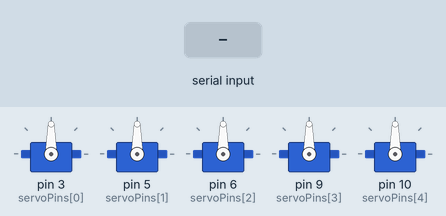
Simulated run of this sketch. Board: Arduino Uno, built with avr-gcc and run on an emulated ATmega328P. Shown: 5 × servo. Inputs (shaded band) come from the test bench.

Above: at 1.2 s.
1.3 s: "90,45,200\n" received over Serial
At 1.7 s:
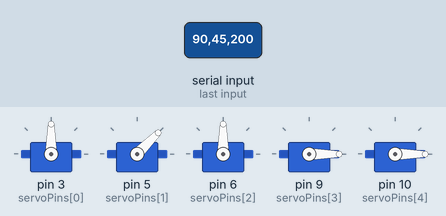
2.8 s: "30,150,10\n" received over Serial
At 4.0 s:
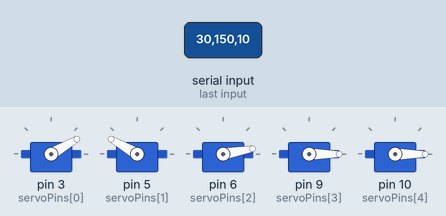
4.3 s: "90,45\n" received over Serial
At 5.1 s:
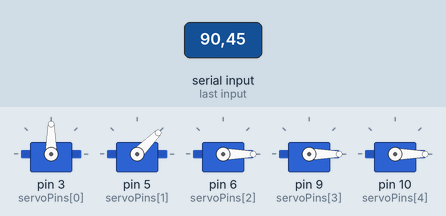
5.8 s: "5\n" received over Serial
At 6.1 s:
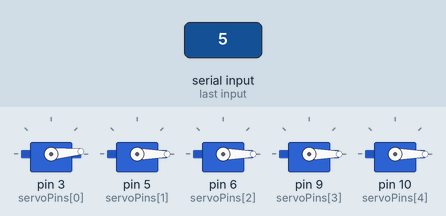
7.3 s: "90\n" received over Serial
At 8.5 s:
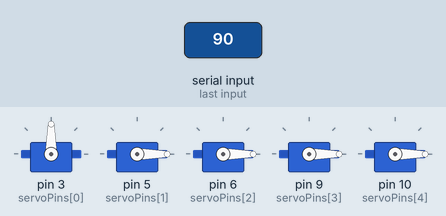
8.8 s: "1,90\n" received over Serial
At 9.7 s:
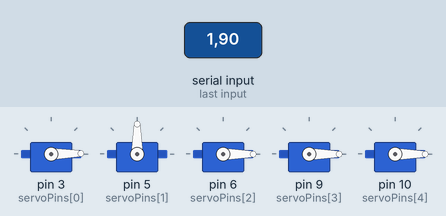
Timing chart, 0 to 11.3 s (numbered marks = the images above; inputs shaded):
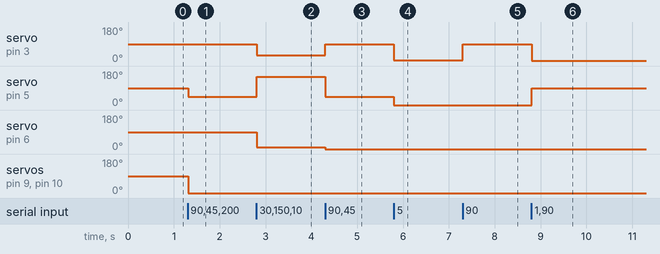

Measured:
- after the input at 1.3 s, servo on pin 5 (servoPins[1]): 90° → 45° at once; servo on pin 9 (servoPins[3]), servo on pin 10 (servoPins[4]): 90° → 0° at once
- after the input at 2.8 s, servo on pin 3 (servoPins[0]): 90° → 30° at once; servo on pin 5 (servoPins[1]): 45° → 150° at once; servo on pin 6 (servoPins[2]): 90° → 10° at once
- after the input at 4.3 s, servo on pin 3 (servoPins[0]): 30° → 90° at once; servo on pin 5 (servoPins[1]): 150° → 45° at once; servo on pin 6 (servoPins[2]): 10° → 0° at once
- after the input at 5.8 s, servo on pin 3 (servoPins[0]): 90° → 5° at once; servo on pin 5 (servoPins[1]): 45° → 0° at once
- after the input at 7.3 s, servo on pin 3 (servoPins[0]): 5° → 90° at once
- after the input at 8.8 s, servo on pin 3 (servoPins[0]): 90° → 1° at once; servo on pin 5 (servoPins[1]): 0° → 90° at once

The sketch:

linearmimic_cv_robotic_hand.ino
```cpp
#include <Servo.h>

// Create Servo objects for 5 servos
Servo servos[5];
const int servoPins[5] = {3, 5, 6, 9, 10}; // Pins connected to servos

void setup() {
  for (int i = 0; i < 5; i++) {
    servos[i].attach(servoPins[i]);  // Attach each servo to its pin
  }
  Serial.begin(9600);  // Start serial communication
}

void loop() {
  if (Serial.available() > 0) {
    String data = Serial.readStringUntil('\n');  // Read incoming data
    int angles[5] = {0};  // Initialize array to store servo angles
    int index = 0;

    // Parse the comma-separated angles
    char *token = strtok(data.c_str(), ",");
    while (token != NULL && index < 5) {
      angles[index++] = atoi(token);  // Convert token to integer
      token = strtok(NULL, ",");
    }

    // Move servos to the received angles
    for (int i = 0; i < 5; i++) {
      if (angles[i] >= 0 && angles[i] <= 180) {
        servos[i].write(angles[i]);  // Set servo angle
      }
    }
  }
}
```
